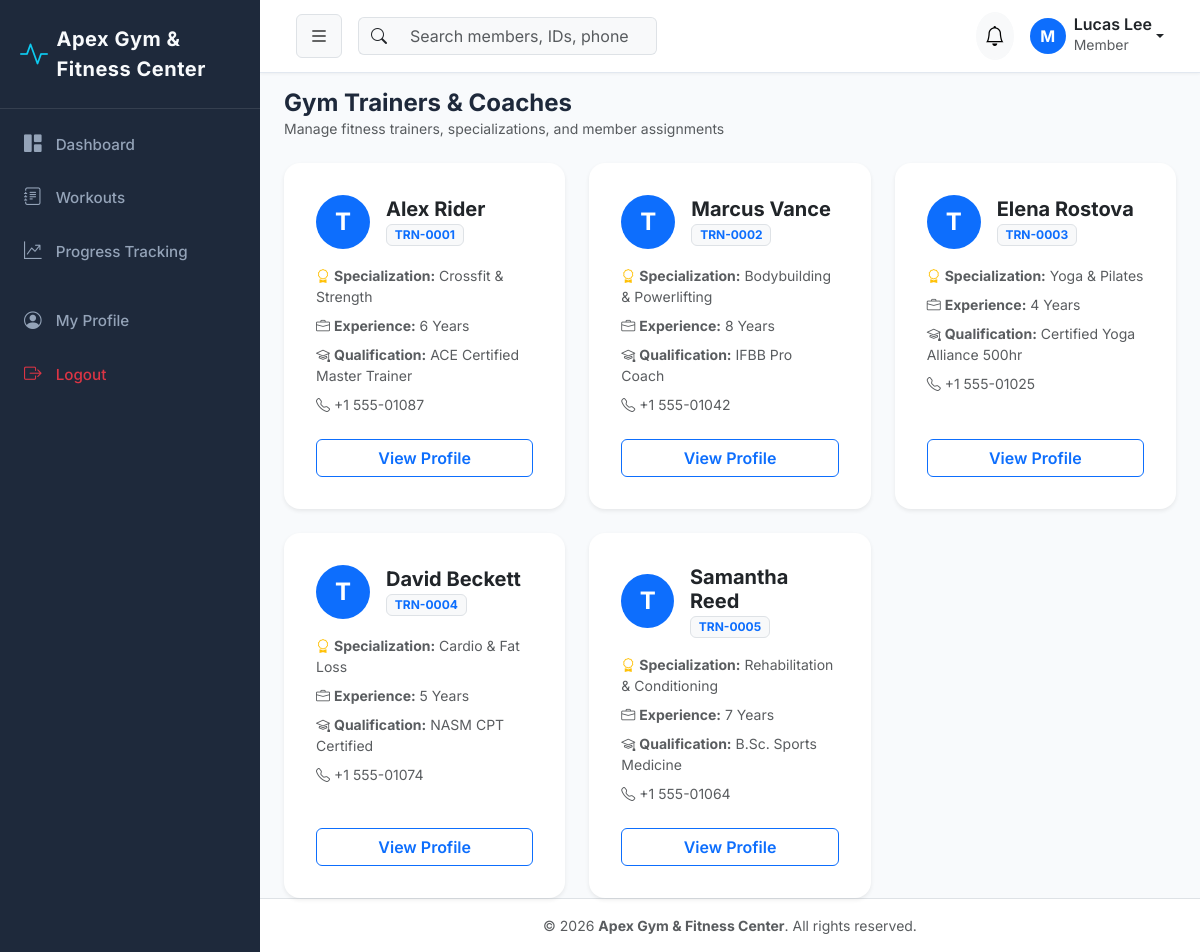
The app's page /trainers/ (signed in) with its own data.
### gym_settings/models.py (models this page shows, shortened)
class GymSetting(models.Model):
    name = models.CharField(max_length=150, default='Apex Gym & Fitness Center')
    logo = models.ImageField(upload_to='gym_logo/', blank=True, null=True)
    address = models.TextField(default='123 Fitness Avenue, Tech District, City Center')
    phone = models.CharField(max_length=20, default='+1 (555) 019-2834')
    email = models.EmailField(default='contact@apexgym.com')
    opening_time = models.TimeField(default=time(6, 0))
    closing_time = models.TimeField(default=time(22, 0))
    currency = models.CharField(max_length=10, default='₹')
    tax_percentage = models.DecimalField(max_digits=5, decimal_places=2, default=18.00)
    updated_at = models.DateTimeField(auto_now=True)
    @classmethod
    def get_settings(cls):
        obj, created = cls.objects.get_or_create(pk=1)
        return obj

### accounts/models.py (models this page shows, shortened)
class User(AbstractUser):
    class Role(models.TextChoices):
        ADMIN = 'ADMIN', 'Admin'
        STAFF = 'STAFF', 'Staff'
        TRAINER = 'TRAINER', 'Trainer'
        MEMBER = 'MEMBER', 'Member'
    role = models.CharField(
        max_length=20,
        choices=Role.choices,
        default=Role.MEMBER,
        help_text='Role for role-based access control'
    )
    phone = models.CharField(max_length=20, blank=True, null=True)
    profile_picture = models.ImageField(upload_to='profiles/', blank=True, null=True)
    created_at = models.DateTimeField(auto_now_add=True)
    updated_at = models.DateTimeField(auto_now=True)
    @property
    def is_admin(self):
        return self.role == self.Role.ADMIN or self.is_superuser
    @property
    def is_staff_user(self):
        return self.role == self.Role.STAFF or self.is_admin
    def get_full_name_or_username(self):
        full = f"{self.first_name} {self.last_name}".strip()
        return full if full else self.username

### trainers/models.py (models this page shows, shortened)
class Trainer(models.Model):
    trainer_id = models.CharField(max_length=20, unique=True, editable=False)
    user = models.OneToOneField(
        settings.AUTH_USER_MODEL,
        on_delete=models.CASCADE,
        related_name='trainer_profile'
    )
    specialization = models.CharField(max_length=100)
    experience = models.PositiveIntegerField(help_text='Years of experience')
    qualification = models.CharField(max_length=150)
    salary = models.DecimalField(max_digits=10, decimal_places=2)
    joining_date = models.DateField(default=timezone.now)
    phone = models.CharField(max_length=20)
    email = models.EmailField()
    availability = models.CharField(max_length=100, default='6:00 AM - 2:00 PM / 4:00 PM - 10:00 PM')
    profile_picture = models.ImageField(upload_to='trainers/', blank=True, null=True)
    created_at = models.DateTimeField(auto_now_add=True)
    updated_at = models.DateTimeField(auto_now=True)
    @property
    def full_name(self):
        return self.user.get_full_name_or_username()

### trainers/views.py (the view, shortened to what this page needs)
# urls.py: path('', views.trainer_list_view, name='list'),
@login_required
def trainer_list_view(request):
    trainers = Trainer.objects.select_related('user').all().order_by('-joining_date')
    search_query = request.GET.get('q', '')
    paginator = Paginator(trainers, 12)
    page_number = request.GET.get('page')
    page_obj = paginator.get_page(page_number)
    return render(request, 'trainers/trainer_list.html', {
        'page_obj': page_obj,
        'search_query': search_query,
    })

### notifications/context_processors.py (called while the page is built)
def user_notifications(request):
    if request.user.is_authenticated:
        unread = Notification.objects.filter(user=request.user, is_read=False)[:5]
        unread_count = Notification.objects.filter(user=request.user, is_read=False).count()
        return {
            'navbar_notifications': unread,
            'unread_notifications_count': unread_count
        }
    return {
        'navbar_notifications': [],
        'unread_notifications_count': 0
    }

### templates/trainers/trainer_list.html (shortened to what this page needs)
{% extends "base.html" %}
{% block content %}
<div class="d-flex justify-content-between align-items-center mb-4">
    <div>
        <h4 class="fw-bold mb-0">Gym Trainers & Coaches</h4>
        <p class="text-muted small mb-0">Manage fitness trainers, specializations, and member assignments</p>
    </div>
</div>
<div class="row g-4">
    {% for trainer in page_obj %}
    <div class="col-12 col-md-6 col-lg-4">
        <div class="card border-0 shadow-sm rounded-4 h-100 p-3">
            <div class="card-body d-flex flex-column justify-content-between">
                <div>
                    <div class="d-flex align-items-center mb-3">
                        <div class="bg-primary text-white rounded-circle d-flex align-items-center justify-content-center fw-bold fs-4 me-3" style="width: 54px; height: 54px;">
                            {{ trainer.user.username|slice:":1"|upper }}
                        </div>
                        <div>
                            <h5 class="fw-bold mb-0">{{ trainer.full_name }}</h5>
                            <span class="badge bg-light text-primary border">{{ trainer.trainer_id }}</span>
                        </div>
                    </div>
                    <p class="text-muted small mb-2"><i class="bi bi-award me-1 text-warning"></i><strong>Specialization:</strong> {{ trainer.specialization }}</p>
                    <p class="text-muted small mb-2"><i class="bi bi-briefcase me-1"></i><strong>Experience:</strong> {{ trainer.experience }} Years</p>
                    <p class="text-muted small mb-2"><i class="bi bi-mortarboard me-1"></i><strong>Qualification:</strong> {{ trainer.qualification }}</p>
                    <p class="text-muted small mb-3"><i class="bi bi-telephone me-1"></i>{{ trainer.phone }}</p>
                </div>
                <div class="d-flex gap-2 mt-2">
                    <a href="{% url 'trainers:detail' trainer.pk %}" class="btn btn-outline-primary w-100 fw-semibold">View Profile</a>
                </div>
            </div>
        </div>
    </div>
    {% empty %}
    <div class="col-12 text-center py-5 text-muted">No trainers added yet.</div>
    {% endfor %}
</div>
{% endblock %}

### templates/base.html (shortened to what this page needs)
<!DOCTYPE html>
<html lang="en">
<head>
    <link href="https://cdn.jsdelivr.net/npm/bootstrap@5.3.2/dist/css/bootstrap.min.css" rel="stylesheet">
    <link href="https://cdn.jsdelivr.net/npm/bootstrap-icons@1.11.1/font/bootstrap-icons.css" rel="stylesheet">
    {% load static %}
    <link rel="stylesheet" href="{% static 'css/custom.css' %}">
</head>
<body>
    <div id="wrapper">
        {% if user.is_authenticated %}
        <aside id="sidebar-wrapper">
            <div class="sidebar-heading d-flex align-items-center">
                <i class="bi bi-activity text-info me-2 fs-3"></i>
                <span class="fw-bold">{{ gym_info.name|default:"Apex Fitness" }}</span>
            </div>
            <div class="list-group list-group-flush py-2">
                <a href="{% url 'dashboard:index' %}" class="list-group-item {% if request.resolver_match.app_name == 'dashboard' %}active{% endif %}">
                    <i class="bi bi-grid-1x2-fill"></i> Dashboard
                </a>
                <a href="{% url 'workouts:list' %}" class="list-group-item {% if request.resolver_match.app_name == 'workouts' and request.resolver_match.url_name != 'progress' %}active{% endif %}">
                    <i class="bi bi-journal-text"></i> Workouts
                </a>
                <a href="{% url 'workouts:progress' %}" class="list-group-item {% if request.resolver_match.url_name == 'progress' %}active{% endif %}">
                    <i class="bi bi-graph-up-arrow"></i> Progress Tracking
                </a>
                <a href="{% url 'accounts:profile' %}" class="list-group-item mt-3 {% if request.resolver_match.url_name == 'profile' %}active{% endif %}">
                    <i class="bi bi-person-circle"></i> My Profile
                </a>
                <a href="{% url 'accounts:logout' %}" class="list-group-item text-danger">
                    <i class="bi bi-box-arrow-right"></i> Logout
                </a>
            </div>
        </aside>
        {% endif %}
        <div id="page-content-wrapper">
            {% if user.is_authenticated %}
            <nav class="navbar navbar-expand-lg top-navbar">
                <div class="container-fluid">
                    <button class="btn btn-light border" id="sidebarToggle">
                        <i class="bi bi-list fs-5"></i>
                    </button>
                    <form class="d-none d-md-flex ms-3 me-auto" action="{% url 'members:list' %}" method="GET">
                        <div class="input-group">
                            <span class="input-group-text bg-light border-end-0"><i class="bi bi-search"></i></span>
                            <input class="form-control bg-light border-start-0" type="search" name="q" placeholder="Search members, IDs, phone..." aria-label="Search">
                        </div>
                    </form>
                    <div class="d-flex align-items-center ms-auto">
                        <div class="dropdown me-3">
                            <button class="btn btn-light position-relative rounded-circle p-2" type="button" data-bs-toggle="dropdown">
                                <i class="bi bi-bell fs-5"></i>
                            </button>
                        </div>
                        <div class="dropdown">
                            <a class="d-flex align-items-center text-decoration-none dropdown-toggle text-dark" href="#" data-bs-toggle="dropdown">
                                <div class="bg-primary text-white rounded-circle d-flex align-items-center justify-content-center me-2 fw-bold" style="width: 36px; height: 36px;">
                                    {{ user.username|slice:":1"|upper }}
                                </div>
                                <div class="d-none d-sm-block text-start">
                                    <div class="fw-semibold lh-1">{{ user.get_full_name_or_username }}</div>
                                    <small class="text-muted">{{ user.get_role_display }}</small>
                                </div>
                            </a>
                        </div>
                    </div>
                </div>
            </nav>
            {% endif %}
            <div class="container-fluid pt-3 px-4">
                {% block content %}{% endblock %}
            </div>
            <footer class="mt-auto py-3 bg-white border-top text-center text-muted small">
                <div class="container">
                    &copy; {% now "Y" %} <strong>{{ gym_info.name|default:"Apex Gym & Fitness Center" }}</strong>. All rights reserved.
                </div>
            </footer>
        </div>
    </div>
</body>
</html>

### static/css/custom.css (style rules this page uses)
:root { --primary-color: #4f46e5; --primary-hover: #4338ca; --secondary-color: #06b6d4; --dark-bg: #0f172a; --sidebar-bg: #1e293b; --card-bg: #ffffff; --text-primary: #1e293b; --text-muted: #64748b; --accent-success: #10b981; --accent-warning: #f59e0b; --accent-danger: #ef4444; --border-color: #e2e8f0; }
body { font-family: 'Inter', system-ui, -apple-system, sans-serif; background-color: #f8fafc; color: var(--text-primary); overflow-x: hidden; }
#wrapper { display: flex; width: 100%; align-items: stretch; min-height: 100vh; }
#sidebar-wrapper { min-width: 260px; max-width: 260px; background-color: var(--sidebar-bg); color: #f8fafc; transition: all 0.3s ease; z-index: 1000; }
#sidebar-wrapper .sidebar-heading { padding: 1.5rem 1.25rem; font-size: 1.25rem; font-weight: 700; letter-spacing: 0.5px; border-bottom: 1px solid rgba(255, 255, 255, 0.1); }
#sidebar-wrapper .list-group-item { background-color: transparent; color: #94a3b8; border: none; padding: 0.85rem 1.25rem; font-size: 0.95rem; font-weight: 500; border-left: 4px solid transparent; transition: all 0.2s ease; }
#sidebar-wrapper .list-group-item i { width: 24px; font-size: 1.1rem; margin-right: 10px; }
#page-content-wrapper { width: 100%; flex: 1; display: flex; flex-direction: column; }
.top-navbar { background-color: #ffffff; border-bottom: 1px solid var(--border-color); padding: 0.75rem 1.5rem; box-shadow: 0 1px 3px 0 rgba(0, 0, 0, 0.05); }

### records on screen
GymSetting: name "Apex Gym & Fitness Center"
User: username "M", get_full_name_or_username "Lucas Lee", role "Member"
Trainer: user.username "T", full_name "Alex Rider", trainer_id "TRN-0001", specialization "Crossfit & Strength", experience "6", qualification "ACE Certified Master Trainer", phone "+1 555-01087"
Trainer: user.username "T", full_name "Marcus Vance", trainer_id "TRN-0002", specialization "Bodybuilding & Powerlifting", experience "8", qualification "IFBB Pro Coach", phone "+1 555-01042"
Trainer: user.username "T", full_name "Elena Rostova", trainer_id "TRN-0003", specialization "Yoga & Pilates", experience "4", qualification "Certified Yoga Alliance 500hr", phone "+1 555-01025"
Trainer: user.username "T", full_name "David Beckett", trainer_id "TRN-0004", specialization "Cardio & Fat Loss", experience "5", qualification "NASM CPT Certified", phone "+1 555-01074"
Trainer: user.username "T", full_name "Samantha Reed", trainer_id "TRN-0005", specialization "Rehabilitation & Conditioning", experience "7", qualification "B.Sc. Sports Medicine", phone "+1 555-01064"
